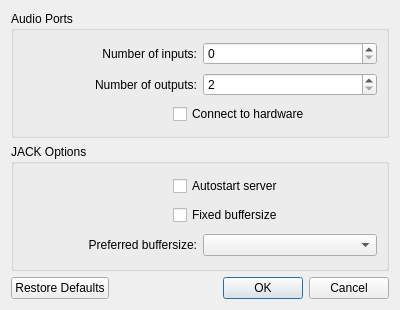
<?xml version="1.0" encoding="UTF-8"?>
<ui version="4.0">
 <class>PipeASIOSettings</class>
 <widget class="QDialog" name="PipeASIOSettings">
  <property name="geometry">
   <rect>
    <x>0</x>
    <y>0</y>
    <width>400</width>
    <height>310</height>
   </rect>
  </property>
  <property name="windowTitle">
   <string>PipeASIO Settings</string>
  </property>
  <layout class="QVBoxLayout" name="verticalLayout">
   <item>
    <widget class="QGroupBox" name="group_ports">
     <property name="title">
      <string>Audio Ports</string>
     </property>
     <layout class="QVBoxLayout" name="verticalLayout_22">
      <item>
       <layout class="QHBoxLayout" name="layout_ports_in">
        <item>
         <widget class="QLabel" name="label_ports_in">
          <property name="toolTip">
           <string>Number of jack ports that wineasio will try to open.
Default is 16</string>
          </property>
          <property name="text">
           <string>Number of inputs:</string>
          </property>
          <property name="alignment">
           <set>Qt::AlignRight|Qt::AlignTrailing|Qt::AlignVCenter</set>
          </property>
         </widget>
        </item>
        <item>
         <widget class="QSpinBox" name="sb_ports_in">
          <property name="toolTip">
           <string>Number of jack ports that wineasio will try to open.
Default is 16</string>
          </property>
          <property name="maximum">
           <number>128</number>
          </property>
          <property name="singleStep">
           <number>2</number>
          </property>
         </widget>
        </item>
       </layout>
      </item>
      <item>
       <layout class="QHBoxLayout" name="layout_ports_out">
        <item>
         <widget class="QLabel" name="label_ports_out">
          <property name="toolTip">
           <string>Number of jack ports that wineasio will try to open.
Default is 16</string>
          </property>
          <property name="text">
           <string>Number of outputs:</string>
          </property>
          <property name="alignment">
           <set>Qt::AlignRight|Qt::AlignTrailing|Qt::AlignVCenter</set>
          </property>
         </widget>
        </item>
        <item>
         <widget class="QSpinBox" name="sb_ports_out">
          <property name="toolTip">
           <string>Number of jack ports that wineasio will try to open.
Default is 16</string>
          </property>
          <property name="minimum">
           <number>2</number>
          </property>
          <property name="maximum">
           <number>128</number>
          </property>
          <property name="singleStep">
           <number>2</number>
          </property>
         </widget>
        </item>
       </layout>
      </item>
      <item>
       <layout class="QHBoxLayout" name="layout_ports_connect_hw">
        <item>
         <spacer name="spacer_ports_connect_hw">
          <property name="orientation">
           <enum>Qt::Horizontal</enum>
          </property>
          <property name="sizeType">
           <enum>QSizePolicy::Fixed</enum>
          </property>
          <property name="sizeHint" stdset="0">
           <size>
            <width>150</width>
            <height>20</height>
           </size>
          </property>
         </spacer>
        </item>
        <item>
         <widget class="QCheckBox" name="cb_ports_connect_hw">
          <property name="toolTip">
           <string>Try to connect the asio channels to the
physical I/O ports on your hardware.
Default is on</string>
          </property>
          <property name="text">
           <string>Connect to hardware</string>
          </property>
         </widget>
        </item>
       </layout>
      </item>
     </layout>
    </widget>
   </item>
   <item>
    <widget class="QGroupBox" name="group_jack">
     <property name="title">
      <string>JACK Options</string>
     </property>
     <layout class="QVBoxLayout" name="verticalLayout_23">
      <item>
       <layout class="QHBoxLayout" name="layout_jack_autostart">
        <item>
         <spacer name="spacer_jack_autostart">
          <property name="orientation">
           <enum>Qt::Horizontal</enum>
          </property>
          <property name="sizeType">
           <enum>QSizePolicy::Fixed</enum>
          </property>
          <property name="sizeHint" stdset="0">
           <size>
            <width>150</width>
            <height>20</height>
           </size>
          </property>
         </spacer>
        </item>
        <item>
         <widget class="QCheckBox" name="cb_jack_autostart">
          <property name="toolTip">
           <string>Enable wineasio to launch the jack server.
Default is off</string>
          </property>
          <property name="text">
           <string>Autostart server</string>
          </property>
         </widget>
        </item>
       </layout>
      </item>
      <item>
       <layout class="QHBoxLayout" name="layout_jack_fixed_bsize">
        <item>
         <spacer name="spacer_jack_fixed_bsize">
          <property name="orientation">
           <enum>Qt::Horizontal</enum>
          </property>
          <property name="sizeType">
           <enum>QSizePolicy::Fixed</enum>
          </property>
          <property name="sizeHint" stdset="0">
           <size>
            <width>150</width>
            <height>20</height>
           </size>
          </property>
         </spacer>
        </item>
        <item>
         <widget class="QCheckBox" name="cb_jack_fixed_bsize">
          <property name="toolTip">
           <string>When on: ASIO applications will respect the current JACK buffer size
When off: ASIO applications can change the JACK buffer size
Default is on</string>
          </property>
          <property name="text">
           <string>Fixed buffersize</string>
          </property>
         </widget>
        </item>
       </layout>
      </item>
      <item>
       <layout class="QHBoxLayout" name="layout_jack_buffer_size">
        <item>
         <widget class="QLabel" name="label_jack_buffer_size">
          <property name="text">
           <string>Preferred buffersize:</string>
          </property>
          <property name="alignment">
           <set>Qt::AlignRight|Qt::AlignTrailing|Qt::AlignVCenter</set>
          </property>
         </widget>
        </item>
        <item>
         <widget class="QComboBox" name="cb_jack_buffer_size"/>
        </item>
       </layout>
      </item>
     </layout>
    </widget>
   </item>
   <item>
    <widget class="QDialogButtonBox" name="buttonBox">
     <property name="orientation">
      <enum>Qt::Horizontal</enum>
     </property>
     <property name="standardButtons">
      <set>QDialogButtonBox::Cancel|QDialogButtonBox::Ok|QDialogButtonBox::RestoreDefaults</set>
     </property>
    </widget>
   </item>
  </layout>
 </widget>
 <resources/>
 <connections>
  <connection>
   <sender>buttonBox</sender>
   <signal>accepted()</signal>
   <receiver>PipeASIOSettings</receiver>
   <slot>accept()</slot>
   <hints>
    <hint type="sourcelabel">
     <x>248</x>
     <y>254</y>
    </hint>
    <hint type="destinationlabel">
     <x>157</x>
     <y>274</y>
    </hint>
   </hints>
  </connection>
  <connection>
   <sender>buttonBox</sender>
   <signal>rejected()</signal>
   <receiver>PipeASIOSettings</receiver>
   <slot>reject()</slot>
   <hints>
    <hint type="sourcelabel">
     <x>316</x>
     <y>260</y>
    </hint>
    <hint type="destinationlabel">
     <x>286</x>
     <y>274</y>
    </hint>
   </hints>
  </connection>
 </connections>
</ui>
